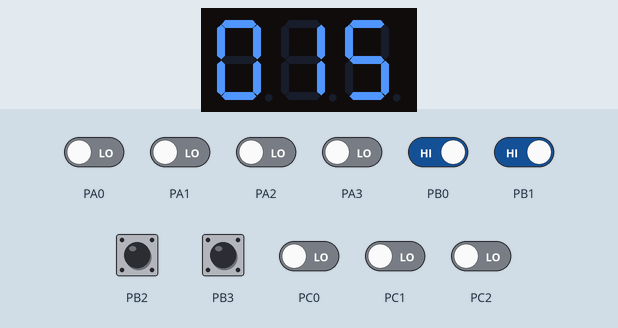
This program was run on a simulated ATmega1284P, built with avr-gcc and emulated at 20 MHz. Shown: 3-digit seven-segment display. Wiring (inferred from the names in the program): 3-digit 7-segment display, segments lit when HIGH: segments PD0, PD1, PD2, PD3, PD4, PD5, PD6; digit selects PA4, PA5, PA6. The test bench sets the inputs (shaded band); at power-on: PB0–3 HIGH, PA0–3, PC0–2 LOW. The segment pins are drawn as the display they are named for.

Above: at 1.2 s.
1.3 s: PA0 driven HIGH
2.9 s: PA1 driven HIGH
At 4.1 s:
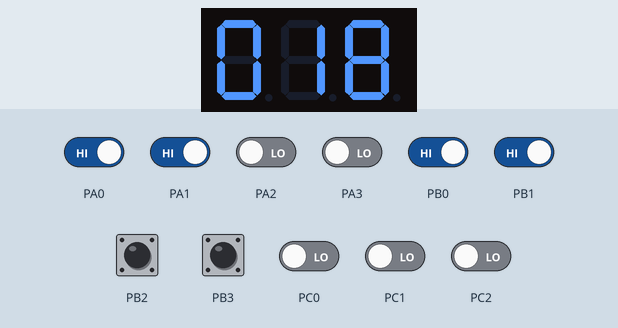
4.6 s: PA2 driven HIGH
At 5.5 s:
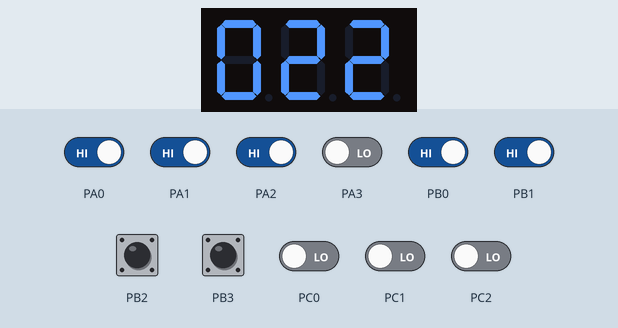
6.2 s: PA3 driven HIGH
At 7.5 s:
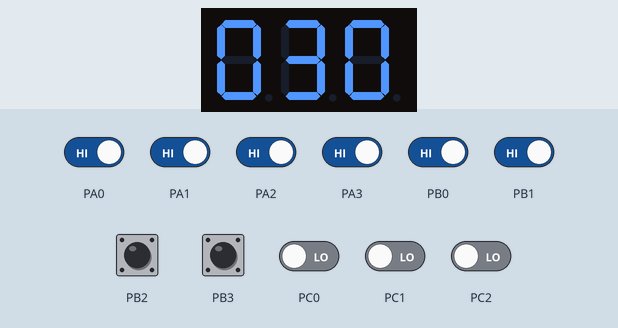
7.8 s: PB0 driven LOW
At 8.3 s:
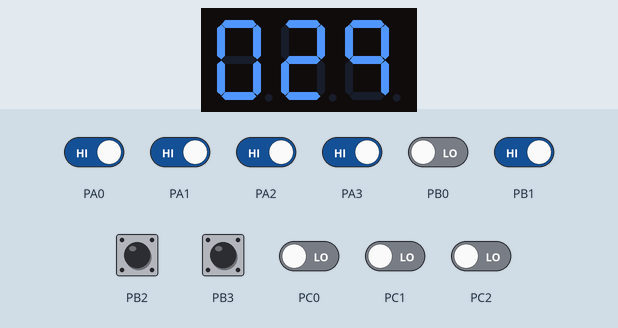
9.4 s: PB1 driven LOW
At 10.2 s:
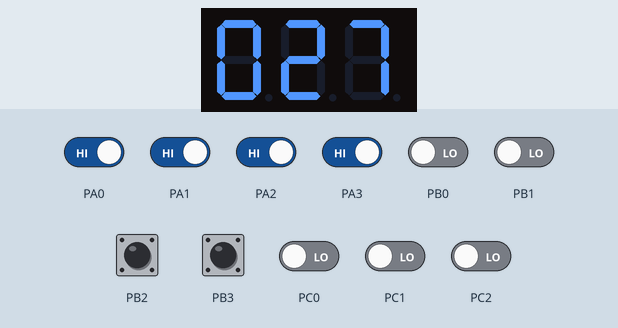
Timing chart, 0 to 12.1 s (numbered marks = the images above; inputs shaded):
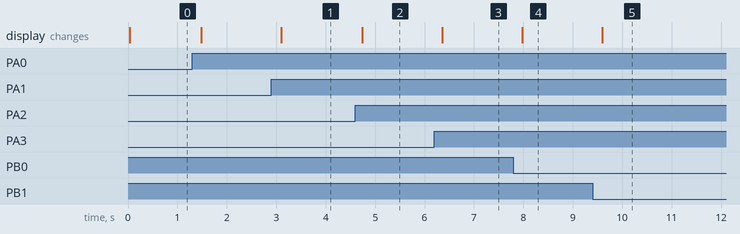

Measured:
- after the input at 2.9 s, the display: changes after 0.20 s (image 1)
- after the input at 4.6 s, the display: changes after 0.14 s (image 2)
- after the input at 6.2 s, the display: changes after 0.16 s (image 3)
- after the input at 7.8 s, the display: changes after 0.18 s (image 4)
- after the input at 9.4 s, the display: changes after 0.20 s (image 5)

The program:

main.c
```c
/* ====================================================================
 *  CALCULADORA DE 4 BITS - ATmega1284p
 *  Operaciones: Suma, Resta, Multiplicacion, Division, AND, OR, NOT
 *  Salida: display de 3 digitos (centenas, decenas, unidades) multiplexado
 * ====================================================================
 */

#define F_CPU 20000000UL
#include <avr/io.h>
#include <util/delay.h>
#include <stdint.h>

/* --------------------------------------------------------------------
 *  1. TABLA DE SEGMENTOS (catodo comun)
 * -------------------------------------------------------------------- */
static const uint8_t decoCC[10] = {191, 134, 219, 207, 230, 237, 253, 135, 255, 231};

#define segA 0   // PD0
#define segB 1   // PD1
#define segC 2   // PD2
#define segD 3   // PD3
#define segE 4   // PD4
#define segF 5   // PD5
#define segG 6   // PD6

#define DIG_CENTENAS 4   // PA4 -> digito mas a la izquierda (posicion "1" del display)
#define DIG_DECENAS  5   // PA5 -> posicion "2"
#define DIG_UNIDADES 6   // PA6 -> posicion "3"
#define MASK_DIGITOS ((1<<DIG_UNIDADES)|(1<<DIG_DECENAS)|(1<<DIG_CENTENAS))

/* --------------------------------------------------------------------
 *  2. FUNCIONES DEL DISPLAY
 * -------------------------------------------------------------------- */

static void mostrar_digito(uint8_t num)
{
    uint8_t val = decoCC[num];

    if (val & (1<<0)) PORTD |= (1<<segA); else PORTD &= ~(1<<segA);
    if (val & (1<<1)) PORTD |= (1<<segB); else PORTD &= ~(1<<segB);
    if (val & (1<<2)) PORTD |= (1<<segC); else PORTD &= ~(1<<segC);
    if (val & (1<<3)) PORTD |= (1<<segD); else PORTD &= ~(1<<segD);
    if (val & (1<<4)) PORTD |= (1<<segE); else PORTD &= ~(1<<segE);
    if (val & (1<<5)) PORTD |= (1<<segF); else PORTD &= ~(1<<segF);
    if (val & (1<<6)) PORTD |= (1<<segG); else PORTD &= ~(1<<segG);
}

// Apaga los 3 digitos (todos en ALTO, ya que el encendido es activo en bajo)
static inline void apagar_todos(void)
{
    PORTA |= MASK_DIGITOS;
}

// Multiplexa los 3 digitos. Solo UNO se pone en bajo (encendido) a la vez.
static void mostrar_resultado(uint8_t unidades, uint8_t decenas, uint8_t centenas, uint16_t ciclos)
{
    for (uint16_t i = 0; i < ciclos; i++) {

        apagar_todos();
        mostrar_digito(unidades);
        PORTA &= ~(1<<DIG_UNIDADES);   // pone SOLO este pin en bajo -> se enciende
        _delay_ms(4);

        apagar_todos();
        mostrar_digito(decenas);
        PORTA &= ~(1<<DIG_DECENAS);
        _delay_ms(4);

        apagar_todos();
        mostrar_digito(centenas);
        PORTA &= ~(1<<DIG_CENTENAS);
        _delay_ms(4);
    }
    apagar_todos();
}

/* --------------------------------------------------------------------
 *  3. LECTURA DE ENTRADAS
 * -------------------------------------------------------------------- */
static void leer_entradas(uint8_t *A, uint8_t *B, uint8_t *op)
{
    *A  = PINA & 0x0F;
    *B  = PINB & 0x0F;
    *op = PINC & 0x07;
}

/* --------------------------------------------------------------------
 *  4. CALCULO
 * -------------------------------------------------------------------- */
static uint8_t calcular(uint8_t A, uint8_t B, uint8_t op, uint8_t *error)
{
    uint16_t r = 0;
    *error = 0;

    switch (op) {
        case 0: r = A + B; break;
        case 1: r = (A >= B) ? (uint16_t)(A - B) : 0; break;
        case 2: r = (uint16_t)A * B; break;
        case 3:
            if (B == 0) { *error = 1; r = 0; }
            else r = A / B;
            break;
        case 4: r = A & B; break;
        case 5: r = A | B; break;
        case 6: r = (~A) & 0x0F; break;
        default: r = 0; break;
    }
    return (uint8_t)(r & 0xFF);
}

/* --------------------------------------------------------------------
 *  5. PROGRAMA PRINCIPAL
 * -------------------------------------------------------------------- */
int main(void)
{
    DDRA = (DDRA & 0x0F) | 0x70;  // PA0-3 entrada, PA4-6 salida (digitos)
    DDRB &= 0xF0;
    DDRC &= 0xF8;
    DDRD |= 0x7F;

    apagar_todos();               // arranca con los 3 digitos apagados

    uint8_t A, B, op, resultado, error;
    uint8_t unidades, decenas, centenas;

    while (1) {
        leer_entradas(&A, &B, &op);
        resultado = calcular(A, B, op, &error);

        if (error) {
            unidades = decenas = centenas = 0;
        } else {
            unidades = resultado % 10;
            decenas  = (resultado / 10) % 10;
            centenas = (resultado / 100) % 10;
        }

        mostrar_resultado(unidades, decenas, centenas, 15);
    }
}
```
